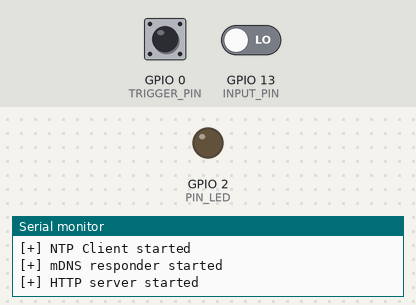
Simulated run of this sketch. Board: ESP8266 (Wemos D1 mini). Shown: output pins drawn as LEDs (lit = HIGH), the last lines printed to the serial monitor. The test bench sets the inputs (shaded band); at power-on: GPIO 13 (INPUT_PIN) LOW, GPIO 0 (TRIGGER_PIN) HIGH. WiFi joins after 1.5 s; servers stay silent unless stated; network time is answered at once with the bench clock; uploads are accepted with an empty reply; the local clock reads 2024-03-15 10:24:30 at power-on unless the sketch sets it; storage starts empty; random numbers use the default seed unless the sketch sets one.

Above: at 6.0 s.
6.1 s: GPIO 13 (INPUT_PIN) driven HIGH
At 7.9 s:
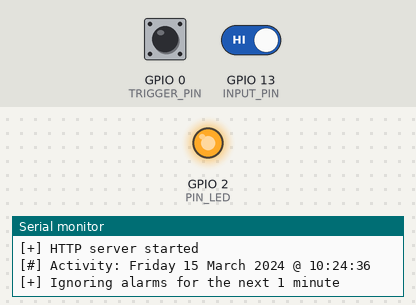
8.3 s: GPIO 13 (INPUT_PIN) driven LOW
At 10.3 s:
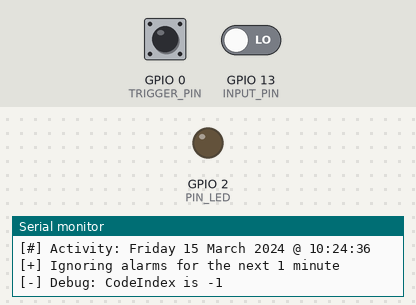
Timing chart, 0 to 11.8 s (numbered marks = the images above; inputs shaded):
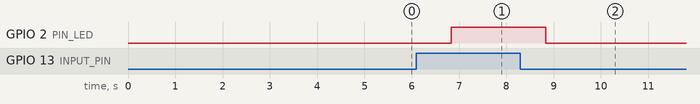

The sketch:

radar_human_detector.ino
```cpp
/*
 * Addition: Motion detector - Keld Norman 2019
 * Updated:  Rewritten code  - Keld Norman (Compatible with 2023 Arduino code base)
 * Updated:  Rewritten code  - Keld Norman More stabile code and prowl alerting
 *
 * Intended to be run on an NodeMcu ESP8266-12E 30Pin CP2102 board Amica 80 MHz 32 bit 4 MB flash
 * OR (WeMos D1 R1 board)
 * The radar sensor consists of a cheap Doppler Radar Motion Sensor RCWL-0516 (costs around $3)
 * A NodeMCU ESP8266 with a wireless module (costs around $5)
 * And a noise reduction circuit that prevents false positives (costs a few dollars)
 *
 * I bought most of the hardware on aliexpress.com except from the inductors.
 *
 * Here is the hardware list:
 *
 * 1 x RCWL-0516
 * 1 x ESP8266 with a wireless module - I use a NODE MCU AMICA = NodeMCU 1.0 (ESP-12E Module) CPU: 80 MHZ, Flash: 4M (3M SPIFFS)
 * 2 x Inductors 1mH - 420mA - 1,989Ohm - CDRH105RNP-102NC (buy more than 2 - they are very fragile )
 * 2 x Capacitors 470 uF 6volt                             (INDUCTORS)
 * 1 x Micro-B cable to connect to the ESP8266
 *
 * Here is a diagram of the sensor, the noise reduction circuit and the ESP8266
 *  ______________________
 * |                      |    # You can add an 1m ohm resistor to reduce the range
 * |   Sensor RCWL-0516   |    # from 7m to 5m. See the specs on the RCWL-0516 on
 * | _____________________|    # how to do that.
 *     |   |   |   |   |
 *   3.3V GND OUT VID CDS
 *         |   |   |
 *         |   D7  |
 *         |   |   |     ______     ______
 *         |   |   ---o--|COIL|--o--|COIL|--> +5v on ESP8266
 *         |   |      |          |
 *         | (*note)  = 470uf    = 470uf  <-- The two = signs here illustrates two condensators (6v or above)
 *         |          |          |
 *         -----------o----------o----------> GND on ESP8266
 *
 *  The note:) OUT means connected to the ESP8266 to D7 (also called pin 13)
 *
 * ARDUINO SETUP:
 *
 * First download the arduino ide program that will compile the code and upload it to your hardware.
 * It can be downloaded here: https://www.arduino.cc/en/software
 *
 * In the Arduino IDE you need to add the drivers for the esp8266.
 *
 * Select the FILE menu -> Preferences -> And add the following line to the "Additional Boards Manager URL":
 * https://arduino.esp8266.com/stable/package_esp8266com_index.json
 *
 * Then select: Tools  -> Manage Libraries
 * In the search field -> Search for wifimanager ( the one made by tzapu )
 * and install it.
 *
 * On the same menu ( Tools -> Manage Libraries ):
 * In the search field -> Search for ntpclient ( the one made by Fabrice Weinberg )
 * and install it.
 *
 * Now go to the Tools -> Board Selection -> Boards Manager:
 * In the search field -> Search for esp8266 (find the one called "by ESP8266 Community"),
 * and install it.
 *
 * Now select your hardware:
 *
 * Select Tools -> Boards -> esp8266 -> find the board called : LOLIN(WeMos) D1 R1
 * ( i am using an ESP8266-12E 30Pin CP2102 board Amica 80 MHz 32 bit 4 MB flash )
 *
 * Now select Tools -> Port -> Select the com port the esp8266 is listed as.
 * Windows people can look in their Device Manager (Press Windows button + X and select Device manager) and look under COM ports
 * Linux people can look at /dev
 * Mac people ..
 *
 * Now set the specs for your hardware:
 *
 * Open Tools -> Board and select
 *  Upload Speed:		    921600
 *  Debug port:		      Disable
 *  Flash Size:		      4M (FS:2MB OTA:~1019KB)
 *  C++ Exceptions:     Disabled (new aborts on oom)
 *  IwIP Variant:		    v2 lower Memory ( perhaps v2 Higher Bandwidth would also work - not testet )
 *  Debug Level:		    None
 *  MMU:                32KB cache + 32KB IRAM (balanced)
 *  Non-32-bit Accesss: Use pgm_read macros for IRAM/PROGMEM
 *  SSL Support:        All SSL Ciphers (most compatible)
 *  Stack protection:   Disabled
 *  Vtables:            Flash
 *  Erase Flash         Only Flash (set it to All Flash Contents the first time you upload the code )
 *  CPU Frequency: 	80 MHz
 *
 * To use the push feature ( that i made for iPhones only sorry - if you have an android use pushover instead and rewrite the code )
 *
 * Last but not leat compile the code and upload it to the hardware:
 *
 * Press the arrow pointing right at the top of Arduino under FILE EDIT SKETCH TOOLS HELP
 * ( It looks like this: [->] )
 * Then the Arduino IDE will compile the code and upload it.
 */
//---------------------------------------------------------------------
// LIBRARIES
//---------------------------------------------------------------------
// WIFI
#include <ESP8266WiFi.h>  // WiFi Hardware management
#include <WiFiManager.h>  // WiFi Software management
#include <time.h>         // Time and Date
#include <stdio.h>        // Write to files and console
#include <ESP8266mDNS.h>  // DNS
#include <NTPClient.h>    // NTP
#include <WiFiUdp.h>      // NTP
// FILESYSTEM
#include <FS.h>  // Include the SPIFFS library
//---------------------------------------------------------------------
// VARIABLES
//---------------------------------------------------------------------
#define TIMER_UPDATE 1000
#define INPUT_PIN 13    // Define Pin GPIO7 as input pin ( D7 = Pin 13 )
#define TRIGGER_PIN 0   // For reset of Wifi Config
const int PIN_LED = 2;  // LED definition
const int httpsPort = 443;
const char *activity_filename = "/activity.txt";
const long utcOffsetInSeconds = 7200;  // for NTP
WiFiServer server(80);
WiFiClientSecure httpsClient;
int Alarm = 0;  // Global variable to indicate an alarm
// TIME VARIABLES:
os_timer_t myTimer;                          // Define time function for periodic read in of digital input
time_t epochTime;                            // Epoch Time: 1688500218
String formattedTime;                        // Formatted Time: 19:50:18
int currentHour;                             // Hour: 19
int currentMinute;                           // Minutes: 50
int currentSecond;                           // Seconds: 18
String weekDay;                              // Week Day: Tuesday
struct tm *ptm;                              // [ Get a time structure ]
int monthDay;                                // Month day: 4
int currentMonth;                            // Month: 7
String currentMonthName;                     // Month name: July
int currentYear;                             // Year: 2023
unsigned long skipDuration = 1 * 60 * 1000;  // Skip duration of 1 minute (1 minute * 60 seconds * 1000 milliseconds)
unsigned long lastTriggerTime = skipDuration;
const unsigned long sendInterval = 60000;  // 1 minute minimum between notifications
// OTHER VARIABLES
bool inp = 0;  // Bolean variable for digital input reads
int i;         // Counter
String LocalIP = "";
String Request = "";
String LogLine = "";
String HostName = "";
//---------------------------------------------------------------------
// PUSH MESSAGES VIA PROWL DEFINITIONS
//---------------------------------------------------------------------
String PROWL_API_KEY = "put-your-secret-prowl-api-key-here"; // https://www.prowlapp.com/
String PROWL_HOST = "prowl.weks.net";
String PROWL_URL = "/publicapi/add";
String PROWL_APPLICATION = "Sensor001";
String ProwlData = "";
String ProwlResponse = "";
String ProwlReturnCode = "";
long ProwlCodeValue;
int ProwlCodeIndex;
int ProwlCodeStart;
int ProwlCodeEnd;
//---------------------------------------------------------------------
// Define WiFiManager
//---------------------------------------------------------------------
WiFiManager wifiManager;
//---------------------------------------------------------------------
// NTP TIME SYNC
//---------------------------------------------------------------------
// DK
// String WeekDays[7]={"Søndag", "Mandag", "Tirsdag", "Onsdag", "Torsdag", "Fredag", "Lørdag"};
// String Months[12]={"Januar", "Februar", "Marts", "April", "Maj", "Juni", "July", "August", "September", "Oktober", "November", "December"};
// UK
String WeekDays[7] = { "Sunday", "Monday", "Tuesday", "Wednesday", "Thursday", "Friday", "Saturday" };
String Months[12] = { "January", "February", "March", "April", "May", "June", "July", "August", "September", "October", "November", "December" };
WiFiUDP ntpUDP;
NTPClient timeClient(ntpUDP, "0.dk.pool.ntp.org", utcOffsetInSeconds);
//---------------------------------------------------------------------
// HTML CODE
//---------------------------------------------------------------------
String header = "HTTP/1.1 200 OK\r\nContent-Type: text/html\r\n\r\n";
String html_1 = "<!DOCTYPE html>\n\
 <html>\n\
  <head>\n\
   <meta http-equiv='refresh' content='5'/>\n\
   <meta name='viewport' content='width=device-width, initial-scale=1.0'/>\n\
   <meta charset='utf-8'>\n\
   <style>\n\
    body {font-size:140%;background-color:#000000;color: white;} \n\
    #main {display: table; margin: auto;  padding: 0 10px 0 10px;}\n\
    h2,{text-align:center;}\n\
   </style>\n\
   <title>Early Warning Sensor</title>\n\
  </head>\n\
 <body>\n\
  <div id='main'>\n\
   <center>\n\
    <h2 style='color:white;'>SENSOR STATUS</h2>\n    ";
String html_2 = "";
String html_4 = "\n   </center>\n\
  </div>\n\
 </body>\n\
</html>";
//---------------------------------------------------------------------
void SendProwlNotification(String event, String description, int priority) {
  //---------------------------------------------------------------------
  ProwlData = "priority=" + String(priority) + "&application=" + PROWL_APPLICATION + "&event=" + event + "&apikey=" + PROWL_API_KEY + "&description=" + description;
  httpsClient.setInsecure();
  if (httpsClient.connect(PROWL_HOST, 443)) {
    httpsClient.println("POST " + PROWL_URL + " HTTP/1.1");
    httpsClient.println("Host: " + (String)PROWL_HOST);
    httpsClient.println("User-Agent: Mozilla/5.0 (Windows NT 10.0; Win64; x64) AppleWebKit/537.36 (KHTML, like Gecko) Chrome/74.0.3729.131 Safari/537.36");
    httpsClient.println("Content-Type: application/x-www-form-urlencoded;");
    httpsClient.print("Content-Length: ");
    httpsClient.println(ProwlData.length());
    httpsClient.println();
    httpsClient.println(ProwlData);
    ProwlResponse = httpsClient.readString().substring(ProwlResponse.indexOf("\r\n\r\n") + 4);
    ProwlCodeIndex = ProwlResponse.indexOf("code=\"");  // Extract the success code from the XML response
    if (ProwlCodeIndex != -1) {
      ProwlCodeStart = ProwlCodeIndex + 6;
      ProwlCodeEnd = ProwlResponse.indexOf("\"", ProwlCodeStart);
      if (ProwlCodeEnd != -1) {
        ProwlCodeValue = ProwlResponse.substring(ProwlCodeStart, ProwlCodeEnd).toInt();  // Convert to long int
        ProwlReturnCode = String(ProwlCodeValue);                                        // Convert to String
        if (ProwlReturnCode == "200") {                                                  // Check the success code and print the appropriate message
          Serial.println("[+] Send Push message " + description);
        } else {
          Serial.println("[-] Failed to send Push message " + description);
        }
      } else {
        Serial.println("[-] Debug: CodeEnd is -1");
      }
    } else {
      Serial.println("[-] Debug: CodeIndex is -1");
    }
  }
  httpsClient.stop();
}
//---------------------------------------------------------------------
void startFilesystemHandler() {
  //---------------------------------------------------------------------
  // START FILESYSTEM HANDLER
  Serial.println("[+] Initializing SPIFFS filesystem..");
  if (SPIFFS.begin()) {
    Serial.println("[+] SPIFFS Initialize....ok");
  } else {
    Serial.println("[-] SPIFFS Initialization...failed");
    Serial.println("[+] Formatting SPIFFS filesystem..");
    if (SPIFFS.format()) {
      Serial.println("[+] File System Formatted");
    } else {
      Serial.println("[!] File System Formatting Error");
      restart_program();
    }
  }
  Serial.println(F("[+] SPIFFS filesystem handler started"));
  // Serial.println("Opening file for write..");
  File f = SPIFFS.open(activity_filename, "w");  // Initialisering af logfile
  if (!f) {
    Serial.println("[!] Failed to create logfile!");
    f.close();
    restart_program();
  } else {
    f.print("<br>\n");
    f.close();
  }
}
//---------------------------------------------------------------------
void get_current_time_and_date() {
  //---------------------------------------------------------------------
  epochTime = timeClient.getEpochTime();          // Epoch Time: 1688500218
  formattedTime = timeClient.getFormattedTime();  // Formatted Time: 19:50:18
  currentHour = timeClient.getHours();            // Hour: 19
  currentMinute = timeClient.getMinutes();        // Minutes: 50
  currentSecond = timeClient.getSeconds();        // Seconds: 18
  weekDay = WeekDays[timeClient.getDay()];        // Week Day: Tuesday
  ptm = gmtime((time_t *)&epochTime);             // [ Get a time structure ]
  monthDay = ptm->tm_mday;                        // Month day: 4
  currentMonth = ptm->tm_mon + 1;                 // Month: 7
  currentMonthName = Months[currentMonth - 1];    // Month name: July
  currentYear = ptm->tm_year + 1900;              // Year: 2023
}
//---------------------------------------------------------------------
String generateRandomString(int length) {
  //---------------------------------------------------------------------
  String result = "";
  for (int i = 0; i < length; i++) {
    char randomChar = random(26) + 'A';  // Generate random ASCII character between 'A' and 'Z'
    result += randomChar;
  }
  return result;
}
//---------------------------------------------------------------------
void connectToWiFi() {
  //---------------------------------------------------------------------
  bool ConnectResult;
  wifiManager.setConfigPortalTimeout(300);
  wifiManager.setConnectTimeout(20);
  //wifiManager.setTimeout(3600); // Sets timeout until configuration portal gets turned off
  randomSeed(analogRead(1));  // Initialize the random number generator (Read analoug noise from unconnected pin 1)
  HostName = PROWL_APPLICATION + "-" + String(generateRandomString(4));
  Serial.println("[+] Setting hostname to " + HostName);
  wifiManager.setHostname(HostName);
  wifiManager.setConnectRetries(3);
  Serial.println("[+] Connecting to WiFi");
  wifiManager.disconnect();
  ConnectResult = wifiManager.autoConnect("Sensor_Not_Configured", "password");
  if (!ConnectResult) {
    Serial.println("[!] Failed to connect");
    restart_program();
    delay(1000);
  } else {
    Serial.println("[+] Connected to WiFi.");
  }
  Serial.println("[+] My IP is: " + WiFi.localIP().toString());
  LocalIP = WiFi.localIP().toString();
  SendProwlNotification("Online", String("http://" + LocalIP), 2);
}
//---------------------------------------------------------------------
void announceMDNS() {
  //---------------------------------------------------------------------
  //Serial.println("FUNCTION: announceMDNS");
  if (!MDNS.begin("RadarSensor")) {
    Serial.println("[-] Error setting up MDNS responder!");
  } else {
    Serial.println("[+] mDNS responder started");
  }
}
//---------------------------------------------------------------------
void timerCallback(void *pArg) {
  //---------------------------------------------------------------------
  inp = digitalRead(INPUT_PIN);
  if (inp > 0) {
    int Diff = millis() - lastTriggerTime;
    if (Diff >= skipDuration) {  // Check if the skip duration has elapsed
      // Serial.println("[#] Input trigger HIGH");
      // Serial.println("[#] Milliseconds: " + String(millis()) + " lastTriggerTime is: " + lastTriggerTime + " skipDuration is: " + skipDuration + " Diff is: " + Diff);
      lastTriggerTime = millis();  // Update the last trigger time
      digitalWrite(PIN_LED, HIGH);
      get_current_time_and_date();
      LogLine = weekDay + " " + monthDay + " " + currentMonthName + " " + currentYear + " @ " + formattedTime;
      Alarm = 1;
      Serial.println("[#] Activity: " + LogLine);
      File f = SPIFFS.open(activity_filename, "a");
      if (!f) {
        Serial.println("[!] Failed to write data to the logfile.");
        restart_program();
      } else {
        // Serial.println("[+] File open success");
        f.print(LogLine + String("<br>\n"));
        f.close();
      }
      Serial.println("[+] Ignoring alarms for the next 1 minute");
    }  // else {
       //   Serial.println("[#] Input trigger HIGH (Ignored during grace period)");
       //
       // }
  } else {
    // Serial.println("[#] Input trigger LOW");
    digitalWrite(PIN_LED, LOW);
    LogLine = "-";
  }
}
//---------------------------------------------------------------------
void checkButton() {
  //---------------------------------------------------------------------
  if (digitalRead(TRIGGER_PIN) == LOW) {  // Check to if reset button is pressed
    delay(50);
    if (digitalRead(TRIGGER_PIN) == LOW) {
      Serial.println("[+] Button Pressed");
      delay(3000);  // Still holding button after 3000 ms triggers a reset settings
      if (digitalRead(TRIGGER_PIN) == LOW) {
        Serial.println("[!] Button Held");
        Serial.println("[+] Erasing Config, restarting");
        wifiManager.disconnect();
        wifiManager.resetSettings();  // Clear all stored WiFi settings
        restart_program();
      }
    }
  }
}
//---------------------------------------------------------------------
void restart_program() {
  //---------------------------------------------------------------------
  Serial.println();
  Serial.println("[!] Restarting the program");
  ESP.restart();
}
//---------------------------------------------------------------------
void loop() {
  //---------------------------------------------------------------------
  checkButton();  // Check for reset
  if (Alarm == 1) {
    SendProwlNotification("Activity", LogLine, 1);
    Alarm = 0;
  }
  // Serial.println("FUNCTION: loop");
  WiFiClient client = server.available();
  if (client) {
    Request = client.readStringUntil('\r');  // Read the first line of the request
    //Serial.println("request:" + Request);
    /*
  if      ( Request.indexOf("LEDON") > 0 )  { digitalWrite(PIN_LED, HIGH); }
  else if ( Request.indexOf("LEDOFF") > 0 ) { digitalWrite(PIN_LED, LOW); }
  // Get the LED pin status and create the LED status message
  if (digitalRead(PIN_LED) == HIGH) {     // the LED is on so the button needs to say turn it off
   html_2 = "<form id='F1' action='LEDOFF'><input class='button buttonOff' type='submit' value='Turn off the LED' ></form><br>";
  } else { // the LED is off so the button needs to say turn it on
   html_2 = "<form id='F1' action='LEDON'><input class='button buttonOn' type='submit' value='Turn on the LED' ></form><br>";
  }
  */
    client.flush();
    client.print(header);
    client.print(html_1);
    File f = SPIFFS.open(activity_filename, "r");  // Read File data
    if (!f) {
      Serial.println("[!] Failed to write to the logfile.");
      f.close();
    } else {
      for (i = 0; i < f.size(); i++) {
        client.print((char)f.read());
      }
      f.close();
    }
    client.print(html_4);
    delay(50);
  }
  timeClient.update();  // NTP
  client.stop();
  delay(1000);
}
//---------------------------------------------------------------------
void setup() {
  //---------------------------------------------------------------------
  Serial.begin(115200);
  delay(2000);
  Serial.println();
  Serial.println();
  Serial.println(F("[+] Serial started at 115200 baud"));
  startFilesystemHandler();
  connectToWiFi();
  timeClient.begin();
  // Set offset time in seconds to adjust for your timezone, for example:
  // GMT +1 = 3600
  // GMT  0 = 0
  // GMT -1 = -3600
  // timeClient.setTimeOffset(0);
  timeClient.update();
  Serial.println("[+] NTP Client started");
  announceMDNS();
  server.begin();  // START WEBSERVER
  Serial.println("[+] HTTP server started");
  // START LOOP / POLL FOR ACTIVITY
  pinMode(PIN_LED, OUTPUT);   // DEFINE LED
  pinMode(INPUT_PIN, INPUT);  // Configure pin INPUT_PIN as input
  os_timer_setfn(&myTimer, timerCallback, NULL);
  os_timer_arm(&myTimer, TIMER_UPDATE, true);
}
//---------------------------------------------------------------------
```

Measured:
- after the input at 6.1 s, GPIO 2 (PIN_LED): LOW → HIGH after 0.73 s
- after the input at 8.3 s, GPIO 2 (PIN_LED): HIGH → LOW after 0.53 s
